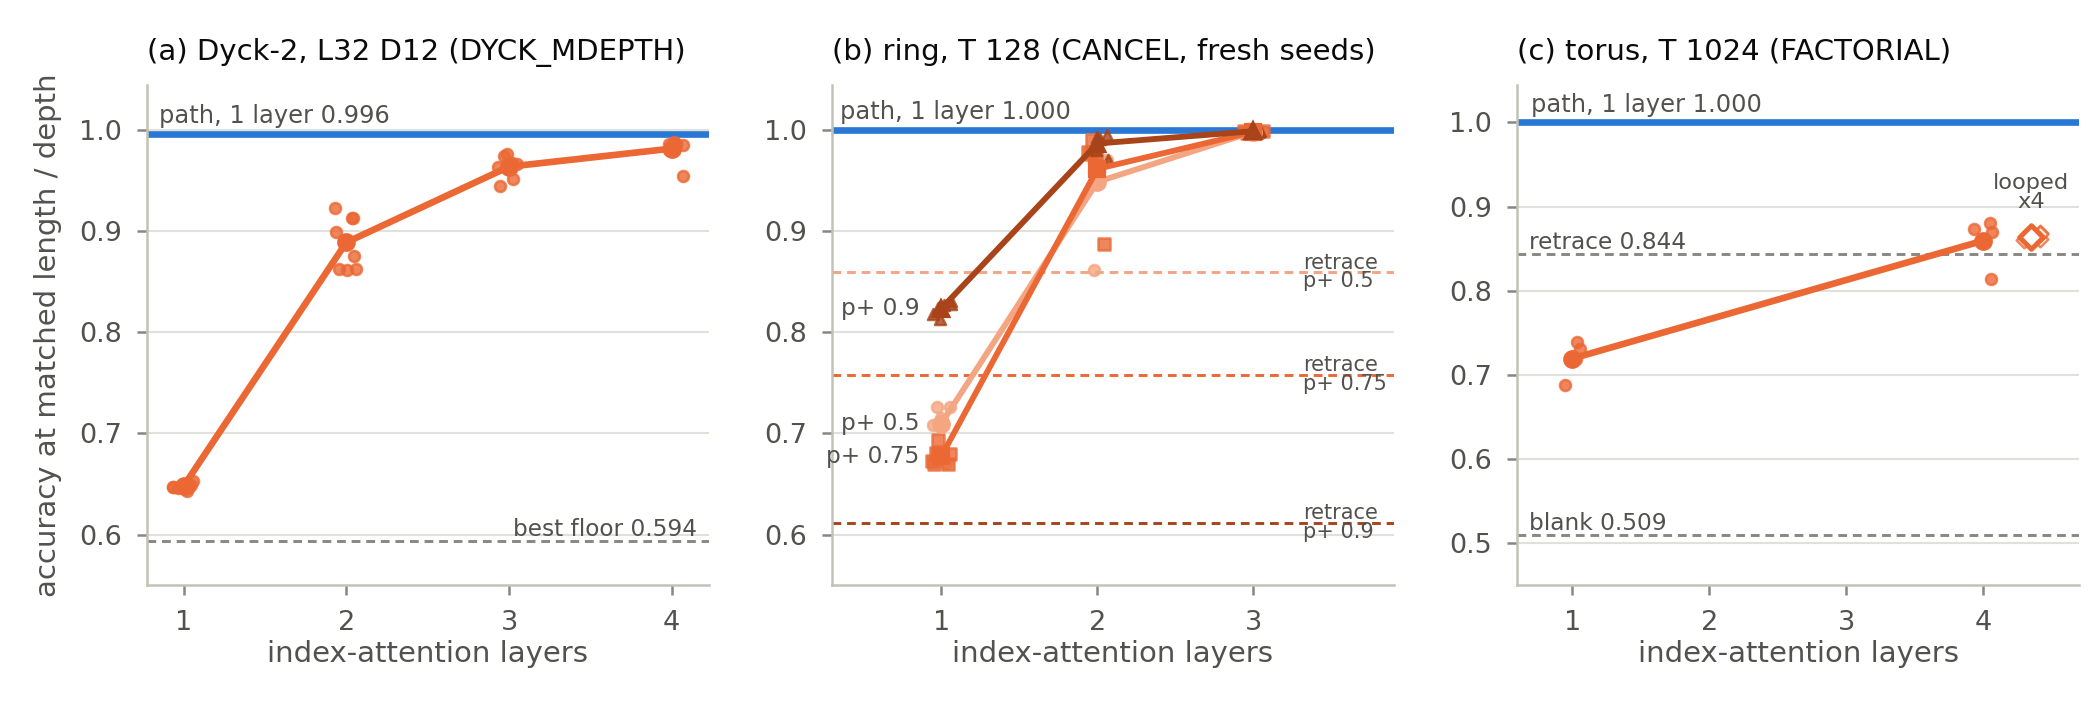

Recreate this plot in Python.
"""F1 of the overall outline: the exchange rate -- accuracy of index-RoPE attention against its number of layers, beside
one layer of path integration, at MATCHED length and depth (trained and tested on the same distribution). Stored
results only (CPU, no model):
  (a) Dyck-2, trained and scored at L32 D12 (DYCK_MDEPTH, registered; T12 cells, 1x budget; metric A2f; seeds 0-7):
      DYCK_MDEPTH_RESULTS.json cells 'T12|RoPE|{1..4}L|L32D12|A2f...' and 'T12|MapWM|1L|...'; floor = best A2f floor at
      L32 D12 (gates, T12 fit) 0.594.
  (b) 1D ring, 32 cells, T = 128, 300 epochs (CANCEL / H3, registered): runs/cancel/p0/*/eval.json acc at 128, FRESH
      SEEDS 2-7 ONLY (seeds 0-1 were the pilot, CANCEL_RESULTS CORRECTED block). Floors: retrace 0.860 / 0.758 / 0.612
      at p_plus 0.5 / 0.75 / 0.9 (docs/audits/2026-10-16/ring_floors_out.txt; another stream of the same task, post hoc).
  (c) 2D torus, T = 1024, 900 epochs, --fast-attn (FACTORIAL, registered; seeds 500-503): FACTORIAL_{L1,L4,LOOP}.json;
      floors on this batch's own eval stream (torus_strata_floors_s500-503.json, post hoc): blank 0.509, retrace 0.844.
  cd /home/prashr && PYTHONPATH=/home/prashr python3 mapformer/docs/paper/figs/fig_exchange_rate.py"""
import json, os
import numpy as np
from figstyle import plt, BLUE, ORANGE, BLUE_RAMP, INK2, MUTED, FLOOR_LS, floor_line, save, write_out

REPO = "/home/prashr/mapformer"; HERE = os.path.dirname(os.path.abspath(__file__))
OR = ["#f4a582", "#eb6834", "#a8431a"]          # ordinal orange (p_plus 0.5 -> 0.9), markers + direct labels carry identity
out = []
fig, axs = plt.subplots(1, 3, figsize=(7.0, 2.35), gridspec_kw={"width_ratios": [1, 1, 1]})
rng = np.random.default_rng(0)


def dots(ax, x, ys, col, mk="o", filled=True):
    ax.scatter(x + rng.uniform(-0.07, 0.07, len(ys)), ys, s=7, marker=mk, color=col if filled else "white",
               edgecolors=col, lw=0.6, zorder=3, alpha=0.8)


# (a) Dyck
D = json.load(open(f"{REPO}/DYCK_MDEPTH_RESULTS.json"))["cells"]
key = lambda arm, L: f"T12|{arm}|{L}L|L32D12|A2f_close_acc_dist_feasible"
ax = axs[0]; L = np.arange(1, 5)
idx = [D[key("RoPE", l)] for l in L]; path1 = D[key("MapWM", 1)]
for l, c in zip(L, idx):
    dots(ax, l, c["per_seed"], ORANGE)
ax.plot(L, [c["mean"] for c in idx], color=ORANGE, lw=1.6, marker="o", ms=3.5, zorder=4)
ax.axhline(path1["mean"], color=BLUE, lw=1.6, zorder=2)
ax.text(0.85, path1["mean"] + 0.006, f"path, 1 layer {path1['mean']:.3f}", ha="left", va="bottom", fontsize=5.8, color=INK2)
floor_line(ax, 0.5935, "best floor 0.594", x=0.98)
ax.set_ylim(0.55, 1.045); ax.set_title("(a) Dyck-2, L32 D12 (DYCK_MDEPTH)", loc="left")
out.append("(a) Dyck-2 L32 D12, A2f, n = 8, T12 1x budget: path MapWM 1L " + f"{path1['mean']:.4f}; index RoPE by layers: "
           + ", ".join(f"{l}L {c['mean']:.4f} ({min(c['per_seed']):.3f}-{max(c['per_seed']):.3f})" for l, c in zip(L, idx))
           + "; MapWM at 2-4L: " + ", ".join(f"{D[key('MapWM', l)]['mean']:.4f}" for l in (2, 3, 4)) + "; floor 0.5935")

# (b) ring
ax = axs[1]; RET = {"0.5": 0.8596, "0.75": 0.7582, "0.9": 0.6118}; MK = {"0.5": "o", "0.75": "s", "0.9": "^"}
acc = lambda arm, p, s: json.load(open(f"{REPO}/runs/cancel/p0/{arm}_p{p}_s{s}/eval.json"))["eval"]["128"]["acc"]
SEEDS = range(2, 8); out.append("(b) ring 32 cells, T = 128, fresh seeds 2-7 (n = 6)")
for (p, col) in zip(("0.5", "0.75", "0.9"), OR):
    ys = [[acc(f"RoPE_L{l}", p, s) for s in SEEDS] for l in (1, 2, 3)]
    for l, y in zip((1, 2, 3), ys):
        dots(ax, l, y, col, MK[p])
    mm = [np.mean(y) for y in ys]
    ax.plot((1, 2, 3), mm, color=col, lw=1.4, marker=MK[p], ms=3.5, zorder=4)
    pa = [acc("Vanilla_L1", p, s) for s in SEEDS]
    out.append(f"  p_plus {p}: path 1L {np.mean(pa):.4f} (min {min(pa):.4f}); index 1/2/3L " + " / ".join(f"{m:.4f}" for m in mm)
               + f"; retrace floor {RET[p]:.3f}")
    ax.axhline(RET[p], color=col, lw=0.7, ls=FLOOR_LS, zorder=1)
    ax.text(3.32, RET[p], f"retrace\np+ {p}", fontsize=5.0, va="center", ha="left", color=INK2, linespacing=0.9)
    ax.text(0.86, mm[0], f"p+ {p}", fontsize=5.6, va="center", ha="right", color=INK2)
pa1 = [acc("Vanilla_L1", "1.0", s) for s in SEEDS]; ia1 = [acc(f"RoPE_L{l}", "1.0", s) for l in (1, 2, 3) for s in SEEDS]
out.append(f"  p_plus 1.0 (no step undone; not drawn): path 1L {np.mean(pa1):.4f}, index 1-3L min {min(ia1):.4f}")
ax.axhline(1.0, color=BLUE, lw=1.6, zorder=2)
ax.text(0.35, 1.006, "path, 1 layer 1.000", ha="left", va="bottom", fontsize=5.8, color=INK2)
ax.set_xlim(0.3, 3.9); ax.set_xticks([1, 2, 3]); ax.set_ylim(0.55, 1.045)
ax.set_title("(b) ring, T 128 (CANCEL, fresh seeds)", loc="left")

# (c) torus
ax = axs[2]
F = {f: json.load(open(f"{REPO}/FACTORIAL_{f}.json")) for f in ("L1", "L4", "LOOP")}
get = lambda f, arm: [r[1] for r in F[f][f"0.0|{arm}|1024"]]
i1, i4, lp, p1 = get("L1", "RoPE"), get("L4", "RoPE"), get("LOOP", "RoPELooped"), get("L1", "Vanilla_r4")
dots(ax, 1, i1, ORANGE); dots(ax, 4, i4, ORANGE); dots(ax, 4.35, lp, ORANGE, "D", filled=False)
ax.plot([1, 4], [np.mean(i1), np.mean(i4)], color=ORANGE, lw=1.6, marker="o", ms=3.5, zorder=4)
ax.scatter([4.35], [np.mean(lp)], marker="D", s=16, color="white", edgecolors=ORANGE, lw=1.2, zorder=5)
ax.text(4.35, np.mean(lp) + 0.03, "looped\nx4", fontsize=5.4, ha="center", va="bottom", color=INK2, linespacing=0.9)
ax.axhline(np.mean(p1), color=BLUE, lw=1.6, zorder=2)
ax.text(0.7, np.mean(p1) + 0.006, f"path, 1 layer {np.mean(p1):.3f}", ha="left", va="bottom", fontsize=5.8, color=INK2)
FL = json.load(open(f"{HERE}/torus_strata_floors_s500-503.json"))["per_seed"]
ret = np.mean([FL[k]["all"]["retrace"] for k in FL]); bl = np.mean([FL[k]["all"]["const"] for k in FL])
floor_line(ax, ret, f"retrace {ret:.3f}", x=0.02, ha="left"); floor_line(ax, bl, f"blank {bl:.3f}", x=0.02, ha="left")
ax.set_xlim(0.6, 4.7); ax.set_xticks([1, 2, 3, 4]); ax.set_ylim(0.45, 1.045)
ax.set_title("(c) torus, T 1024 (FACTORIAL)", loc="left")
out.append(f"(c) torus T = 1024, n = 4: path 1L {np.mean(p1):.4f}; index 1L {np.mean(i1):.4f} ({min(i1):.3f}-{max(i1):.3f}), "
           f"4L {np.mean(i4):.4f} ({min(i4):.3f}-{max(i4):.3f}), looped x4 {np.mean(lp):.4f} ({min(lp):.3f}-{max(lp):.3f}); "
           f"floors (own stream) blank {bl:.4f}, retrace {ret:.4f}")
for a in axs:
    a.set_xlabel("index-attention layers", labelpad=1); a.grid(axis="x", visible=False)
    a.title.set_fontsize(6.5)
axs[0].set_ylabel("accuracy at matched length / depth")
fig.subplots_adjust(left=0.07, right=0.99, top=0.88, bottom=0.17, wspace=0.22)
save(fig, HERE, "fig_exchange_rate"); write_out(HERE, "fig_exchange_rate", out)
